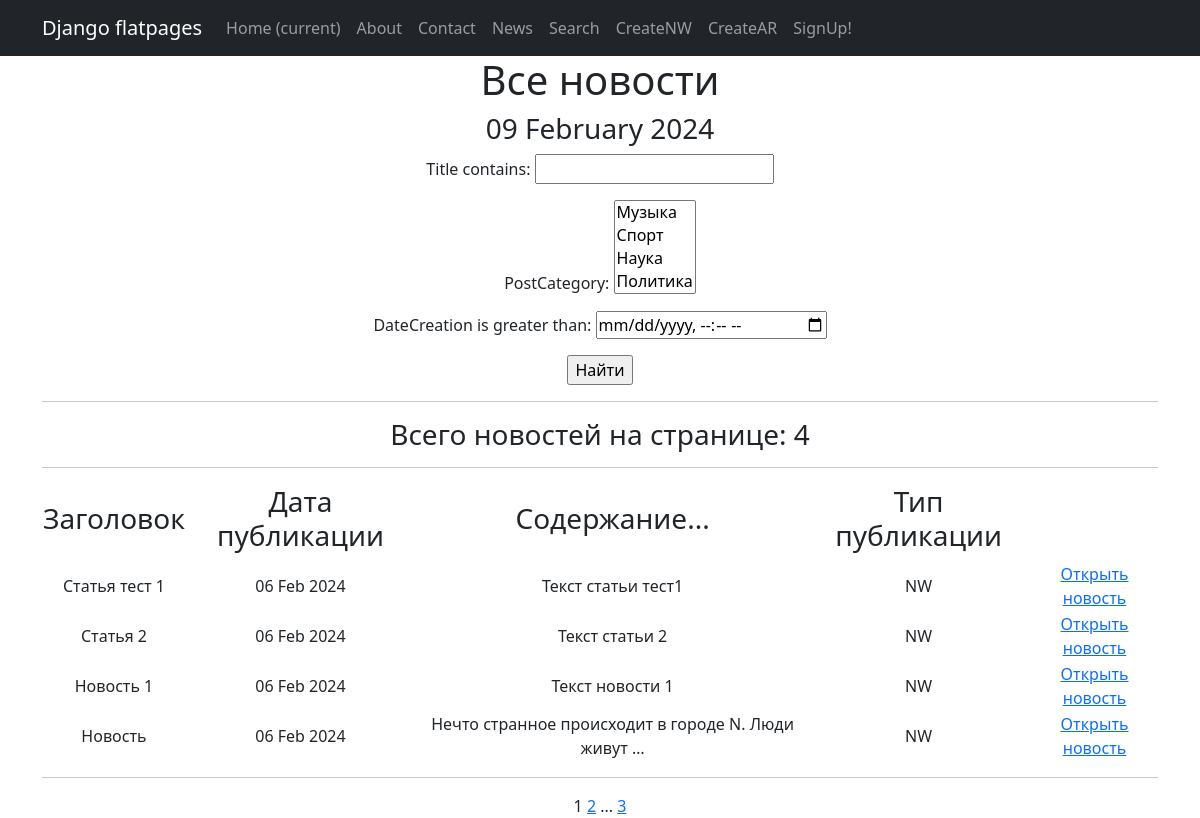
Page /news/ on the committed database.
### news/models.py (models this page shows, shortened)
class Post(models.Model):
    objects = None
    author = models.ForeignKey(Author, on_delete=models.CASCADE)
    categoryType = models.CharField(max_length=2, choices=CATEGORY_CHOICES, default=NEWS) #Выбор статьи или новости
    dateCreation = models.DateTimeField(auto_now_add=True) #Дата и время создания
    postCategory = models.ManyToManyField(Category, through='PostCategory') #Доп связь с категориями
    title = models.CharField(max_length=128) #Заголовок
    text = models.TextField() #текст
    rating = models.SmallIntegerField(default=0) #Рейтинг

### news/views.py (the view)
# urls.py: path('', NewsList.as_view(), name='news_list'),
class NewsList(ListView):
    model = Post
    ordering = '-dateCreation'
    template_name = 'flatpages/news.html'
    context_object_name = 'news'
    paginate_by = 4  # количество записей на странице
    def get_queryset(self):
        queryset = super().get_queryset()
        self.filterset = PostFilter(self.request.GET, queryset)
        return self.filterset.qs
    def get_context_data(self, **kwargs):
        context = super().get_context_data(**kwargs)
        context['filterset'] = self.filterset
        return context

### news/models.py (called while the page is built)
    def __str__(self):
        return f'{self.name}'

### news/templatetags/castom_filters.py (called while the page is built)
@register.filter()
def censor(value):
    bad_words = ('редиска', 'редиски', 'редисками', 'бяка', 'бяки', 'бука', 'буки', 'буки!', 'буками')
    if not isinstance(value, str):
        raise TypeError(f"unresolved type '{type(value)}' expected  type 'str'")
    specialsimbols=('!', ',', '.', ':', ';')
    for word in value.split():
        if word[len(word)-1] in specialsimbols:
            word = word[:len(word)-1]
        if word.lower() in bad_words:
            value = value.replace(word, f"{word[0]}{'*' * (len(word) - 1)}")
    return value

### news/templatetags/castom_tags.py (called while the page is built)
@register.simple_tag()
def current_time(format_string='%b %d %Y'):
   return datetime.utcnow().strftime(format_string)

@register.simple_tag(takes_context=True)
def url_replace(context, **kwargs):
   d = context['request'].GET.copy() #нам позволяет скопировать все параметры текущего запроса.
   for k, v in kwargs.items():
       d[k] = v
   return d.urlencode()

### templates/flatpages/news.html (shortened to what this page needs)
{% extends 'flatpages/default.html' %}
{% load castom_filters %}
{% load castom_tags %}
{% block content %}
<h1>Все новости</h1>
<h3>{% current_time '%d %B %Y' %}</h3>
<form action="" method="get">
    {{ filterset.form.as_p }}
    <input type="submit" value="Найти" />
</form>
<hr>
    {% if news %}
    <h3> Всего новостей на странице: {{ news|length }}</h3>
        <hr>
        <table>
            <tr>
                <td> <h3>Заголовок</h3> </td>
                <td> <h3>Дата публикации</h3> </td>
                <td> <h3>Содержание...</h3> </td>
                <td> <h3>Тип публикации</h3> </td>
            </tr>
            {% for new in news reversed %}
            <tr>
                <td>{{ new.title|censor }}</td>
                <td>{{ new.dateCreation|date:'d M Y' }}</td>
                <td>{{ new.text|censor|truncatechars:50 }}</td>
                <td>{{ new.categoryType }}</td>
                <td></td>
                <td>
                </td>
                <td><a href="{{new.pk}}"> Открыть новость </a></td>
            </tr>
            {% endfor %}
        </table>
    {% else %}
        <h2>Новостей нет!</h2>
    {% endif %}
    <hr>
    {{ page_obj.number }}
    {% if page_obj.has_next %}
        <a href="?{% url_replace page=page_obj.next_page_number %}">{{ page_obj.next_page_number }}</a>
        {% if paginator.num_pages != page_obj.next_page_number %}
            ...
            <a href="?{% url_replace page=page_obj.paginator.num_pages %}">{{ page_obj.paginator.num_pages }}</a>
        {% endif %}
    {% endif %}
{% endblock content %}

### templates/flatpages/default.html (shortened to what this page needs)
<!DOCTYPE html>
<html lang="en">
    <head>
        {% load static %}
        <link href="{% static 'css/styles.css' %}" rel="stylesheet" />
    </head>
    <body>
        <nav class="navbar navbar-expand-lg navbar-dark bg-dark static-top">
            <div class="container">
                   <a class="navbar-brand" href="#">Django flatpages</a>
                   <div class="collapse navbar-collapse" id="navbarResponsive">
                       <ul class="navbar-nav ml-auto">
                           <li class="nav-item active">
                               <a class="nav-link" href="#">Home
                                   <span class="sr-only">(current)</span>
                               </a>
                           </li>
                           <li class="nav-item">
                               <a class="nav-link" href="/about/">About</a>
                           </li>
                           <li class="nav-item">
                               <a class="nav-link" href="/contacts/">Contact</a>
                           </li>
                           <li class="nav-item">
                               <a class="nav-link" href="/news/">News</a>
                           </li>
                           <li class="nav-item">
                               <a class="nav-link" href="/news/search/">Search</a>
                           </li>
                           <li class="nav-item">
                               <a class="nav-link" href="/news/create/">CreateNW</a>
                           </li>
                           <li class="nav-item">
                               <a class="nav-link" href="/news/article/create/">CreateAR</a>
                           </li>
                           <li class="nav-item">
                               <a class="nav-link" href="/accounts/signup/">SignUp!</a>
                           </li>
                       </ul>
                   </div>
            </div>
        </nav>
        <div class="container">
            <div class="row">
                <div class="col-lg-12 text-center">
                    {% block content %}{% endblock content %}
                </div>
            </div>
        </div>
    </body>
</html>

### rows in the picture
Post: title|censor "Статья тест 1", dateCreation "06 Feb 2024", text|censor "Текст статьи тест1", categoryType "NW"
Post: title|censor "Статья 2", dateCreation "06 Feb 2024", text|censor "Текст статьи 2", categoryType "NW"
Post: title|censor "Новость 1", dateCreation "06 Feb 2024", text|censor "Текст новости 1", categoryType "NW"
Post: title|censor "Новость", dateCreation "06 Feb 2024", text|censor "Нечто странное происходит в городе N. Люди живут …", categoryType "NW"

### other values in the picture
{{ news|length }} "4"
{{ page_obj.number }} "1"
{{ page_obj.next_page_number }} "2"
{{ page_obj.paginator.num_pages }} "3"
